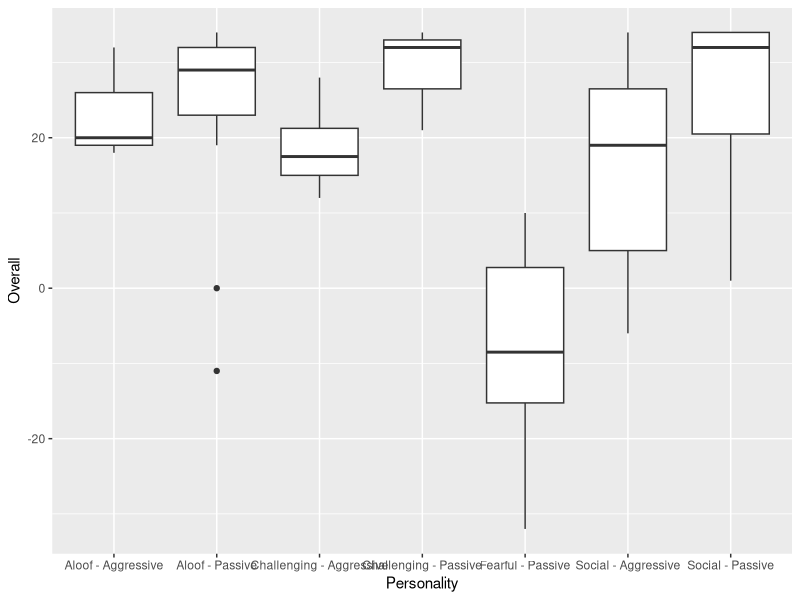
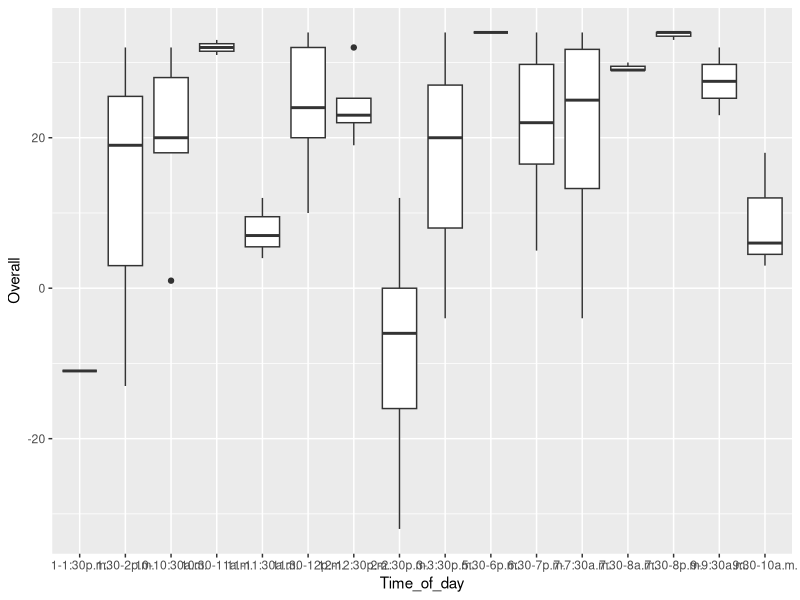
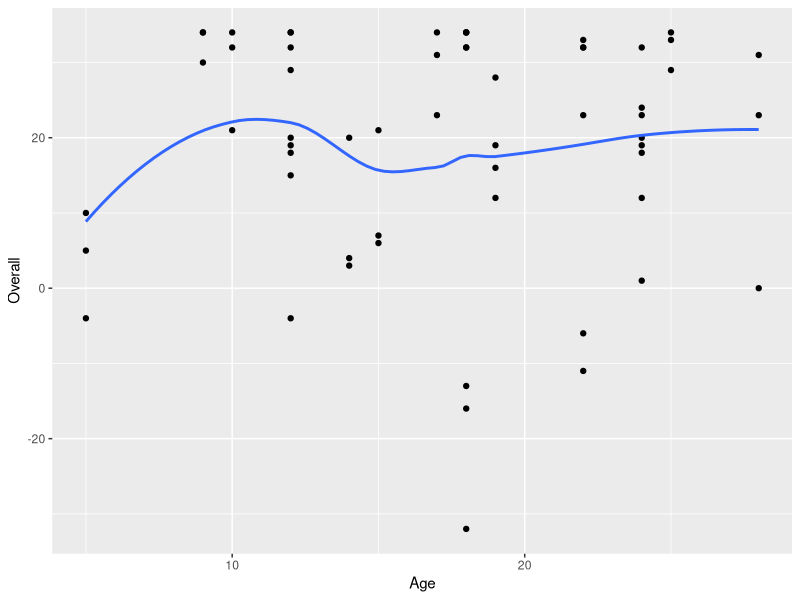
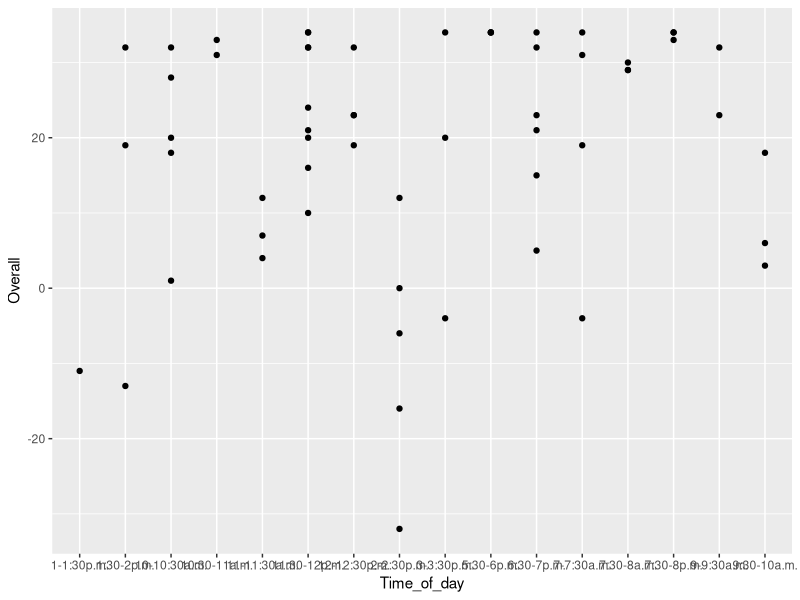
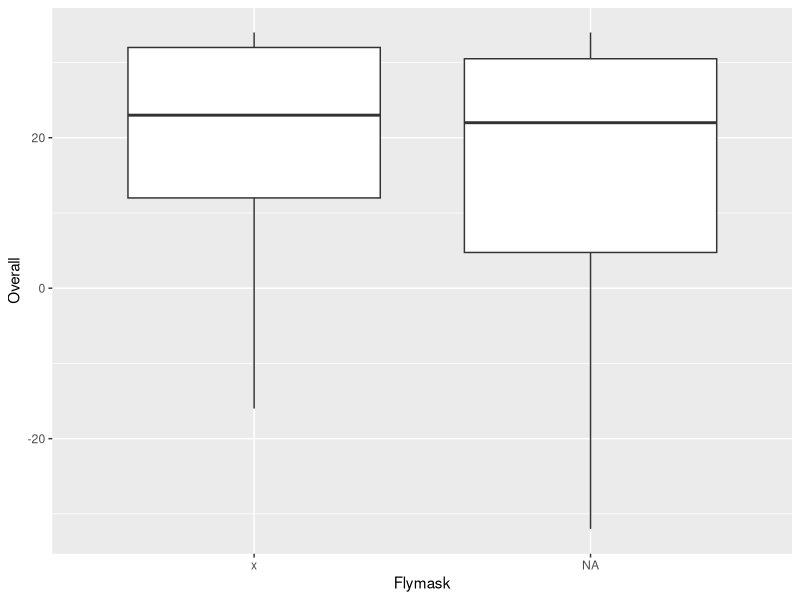
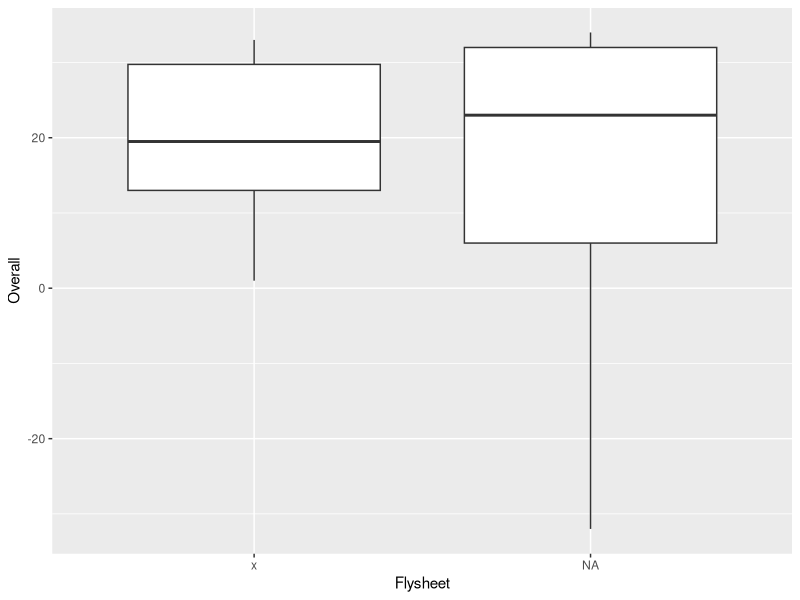
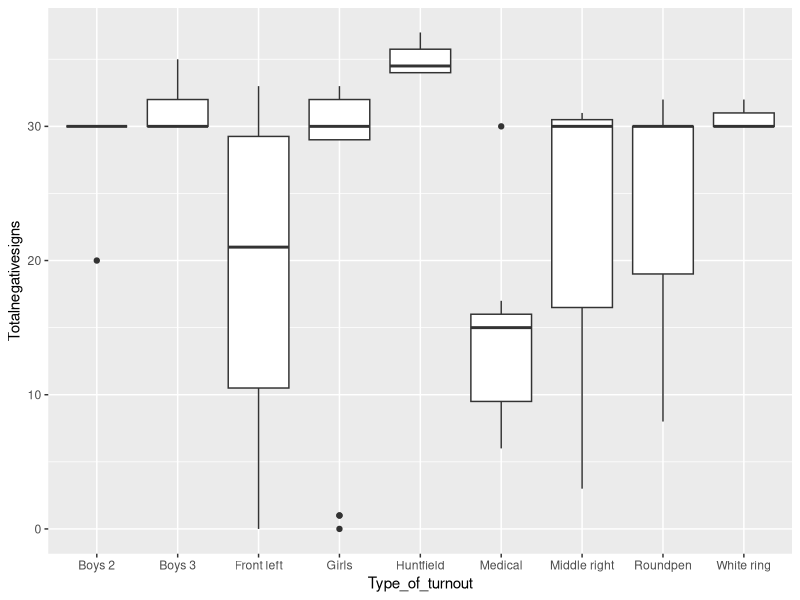

The R source for these figures, in order:
## ---- chunk 1
knitr::opts_chunk$set(echo = TRUE)
## ---- chunk 2
library(tidyverse)
library(ggplot2)
library(readxl)
library(dplyr)
turnout_data <- read_excel("SYE data sheet.xlsx",
 col_types = c(
 ))
turnout_data %>% group_by(Horse) %>% summarise(mean(Overall))
turnout_data %>% group_by(Personality) %>% summarise(mean(Overall))
ggplot(data = turnout_data, mapping = aes(x = Personality, y = Overall)) +
  geom_boxplot()
#interesting but have to watch how many in each group there are
ggplot(data = turnout_data, mapping = aes(x = Time_of_day, y = Overall)) + geom_boxplot()
# chaotic
ggplot(data = turnout_data, mapping = aes(x = Age, y = Overall)) + geom_point() + geom_smooth(se = FALSE)
#possibly significant
ggplot(data = turnout_data, mapping = aes(x = Time_of_day, y = Overall)) + geom_point() + geom_smooth(se = FALSE)
# Why am I not getting a smoother for this plot?

ggplot(data = turnout_data, mapping = aes(x = Flymask, y = Overall)) + geom_boxplot()
#possibly significant
ggplot(data = turnout_data, mapping = aes(x = Flysheet, y = Overall)) + geom_boxplot()
# not important

ggplot(data = turnout_data, mapping = aes(x = Type_of_turnout, y = Totalnegativesigns)) + geom_boxplot()
# interesting but need to consider other causes for the trends.

